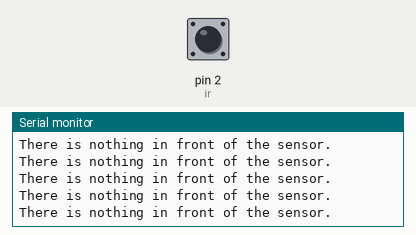
A sketch run on a simulated Arduino Uno, built with avr-gcc and run on an emulated ATmega328P. On the bench: the last lines printed to the serial monitor. Inputs (shaded band) come from the test bench; at power-on: pin 2 (ir) LOW.

Above: at 1.2 s.
1.3 s: pin 2 (ir) driven HIGH
At 1.46 s:
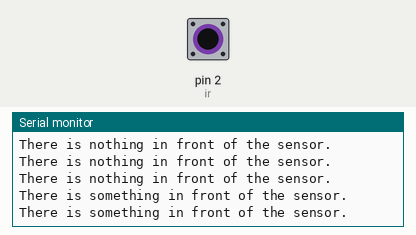
3.3 s: pin 2 (ir) pulsed LOW 2 times (0.12 s each, 0.3 s apart)
At 3.43 s:
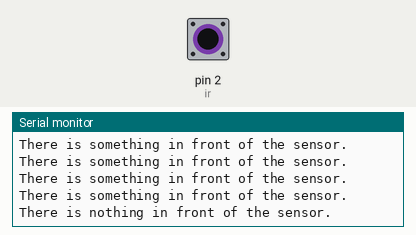
6.9 s: pin 2 (ir) driven LOW
At 7.04 s:
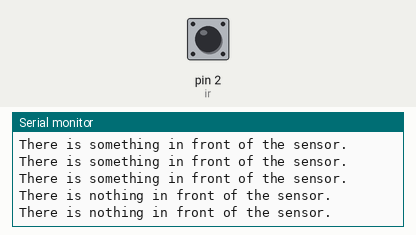
9.9 s: pin 2 (ir) driven HIGH
At 10.09 s:
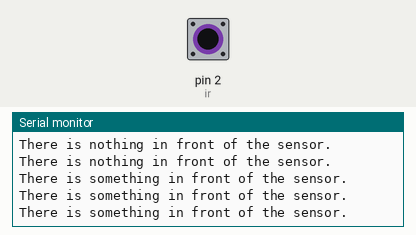
12.9 s: pin 2 (ir) driven LOW
15.9 s: pin 2 (ir) pulsed HIGH 5 times (0.12 s each, 0.3 s apart)
At 16.0 s:
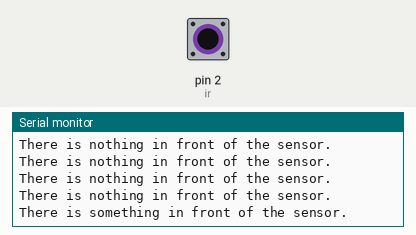

Measured:
- after the input at 1.3 s, the serial monitor: prints a new line after 0.10 s (image 1)
- after the input at 6.9 s, the serial monitor: prints a new line after 0.07 s (image 3)

The sketch:

8.IR2readable_jul04.ino
```cpp
int ir = 2;

void setup() {
pinMode(ir, INPUT);
Serial.begin(9600);
}

void loop() {
int Data = digitalRead(ir);

 if(Data == 1)
  {
  Serial.println("There is something in front of the sensor.");
  }
  else
  {
  Serial.println("There is nothing in front of the sensor.");
  }
}
```
